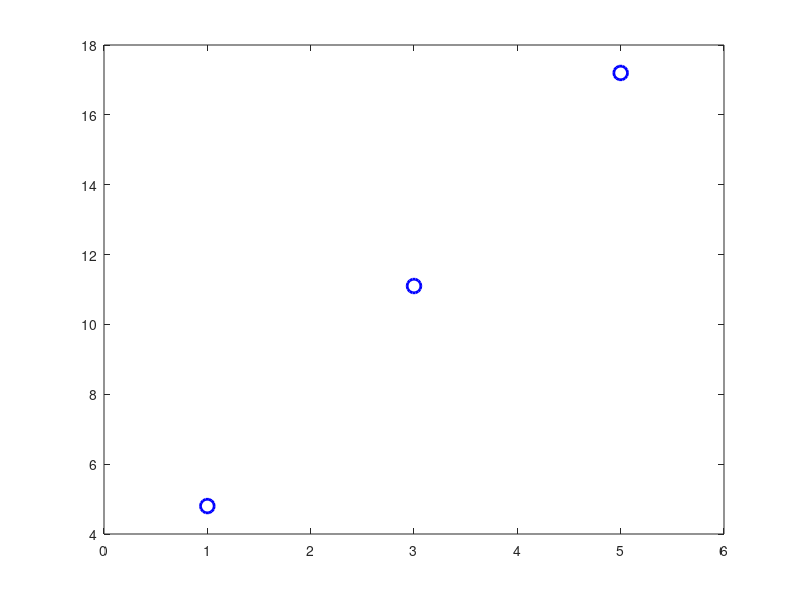
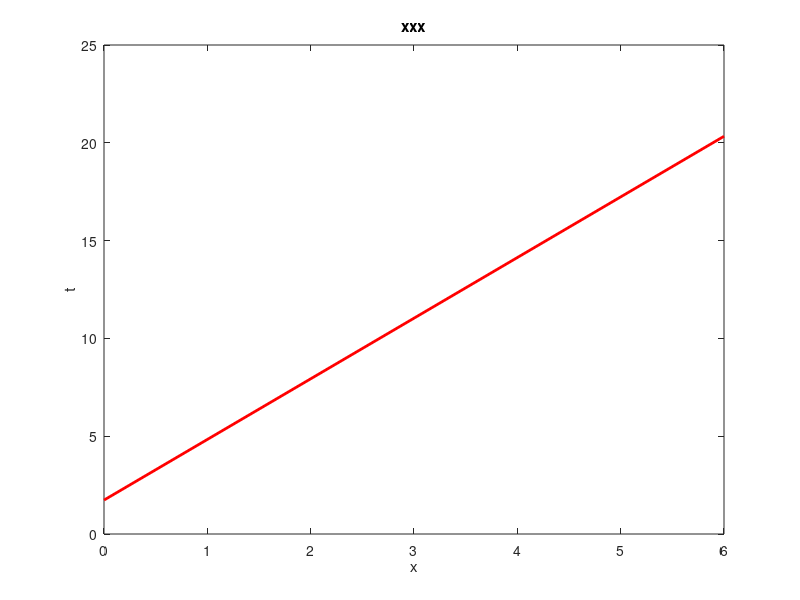

Write the MATLAB code that produced these figures, in order.
x = [1;3;5];
t = [4.8;11.1;17.2];
N = length(x);

m_x = sum(x)/N;
m_t = sum(t)/N;

m_xt = sum(x.*t)/N;
m_xx = sum(x.*x)/N;

w_1 = (m_xt-m_x*m_t)/(m_xx - m_x.*m_x);
w_0 = m_t - m_x * w_1;

figure(1);
hold off
plot(x,t,'bo','markersize',10,'linewidth',2)
xplot=[0,6]
xlim(xplot)
hold on
figure(2);
plot(xplot,w_0+w_1 * xplot,'r','linewidth',2)
xlabel('x');
ylabel('t');
title('xxx');
